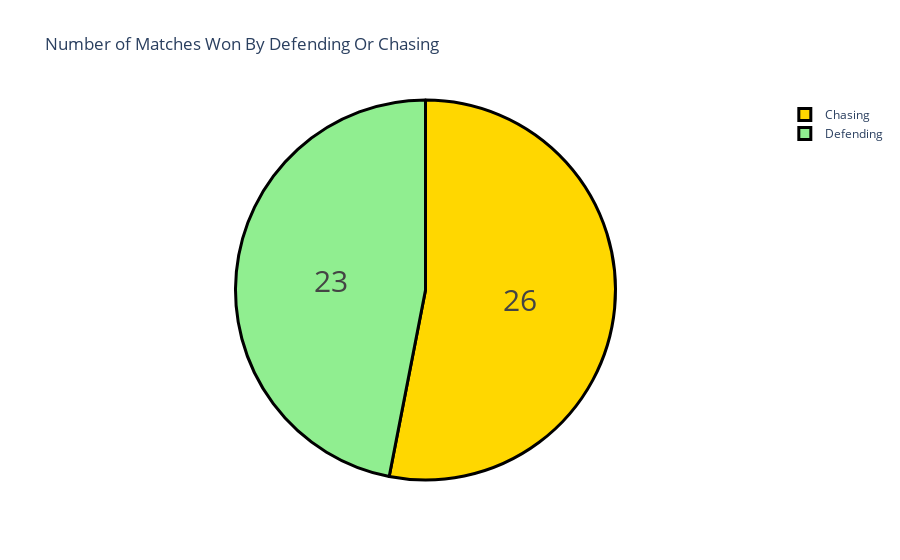

The notebook cell this image was saved under:
### Markdown cell above
## Now lets see how most of the teams win. Here we will analyze whether most teams win by defending(batting first) or chasing(bowling first).

### Code cell
data["won_by"] = data["won_by"].map({"Wickets": "Chasing", 
                                     "Runs": "Defending"})
won_by = data["won_by"].value_counts()
label = won_by.index
counts = won_by.values
colors = ['gold','lightgreen']

fig = go.Figure(data=[go.Pie(labels=label, values=counts)])
fig.update_layout(title_text='Number of Matches Won By Defending Or Chasing')
fig.update_traces(hoverinfo='label+percent', textinfo='value', 
                  textfont_size=30,
                  marker=dict(colors=colors, 
                              line=dict(color='black', width=3)))
fig.show()

### Figure 1 — Plotly figure (JSON) as saved in the notebook; plotly's stock layout.template omitted (floating-point values rounded to 4 significant figures)
{"data": [{"hoverinfo": "label+percent", "labels": ["Chasing", "Defending"], "marker": {"colors": ["gold", "lightgreen"], "line": {"color": "black", "width": 3}}, "textfont": {"size": 30}, "textinfo": "value", "type": "pie", "values": [26, 23]}], "layout": {"title": {"text": "Number of Matches Won By Defending Or Chasing"}}}
